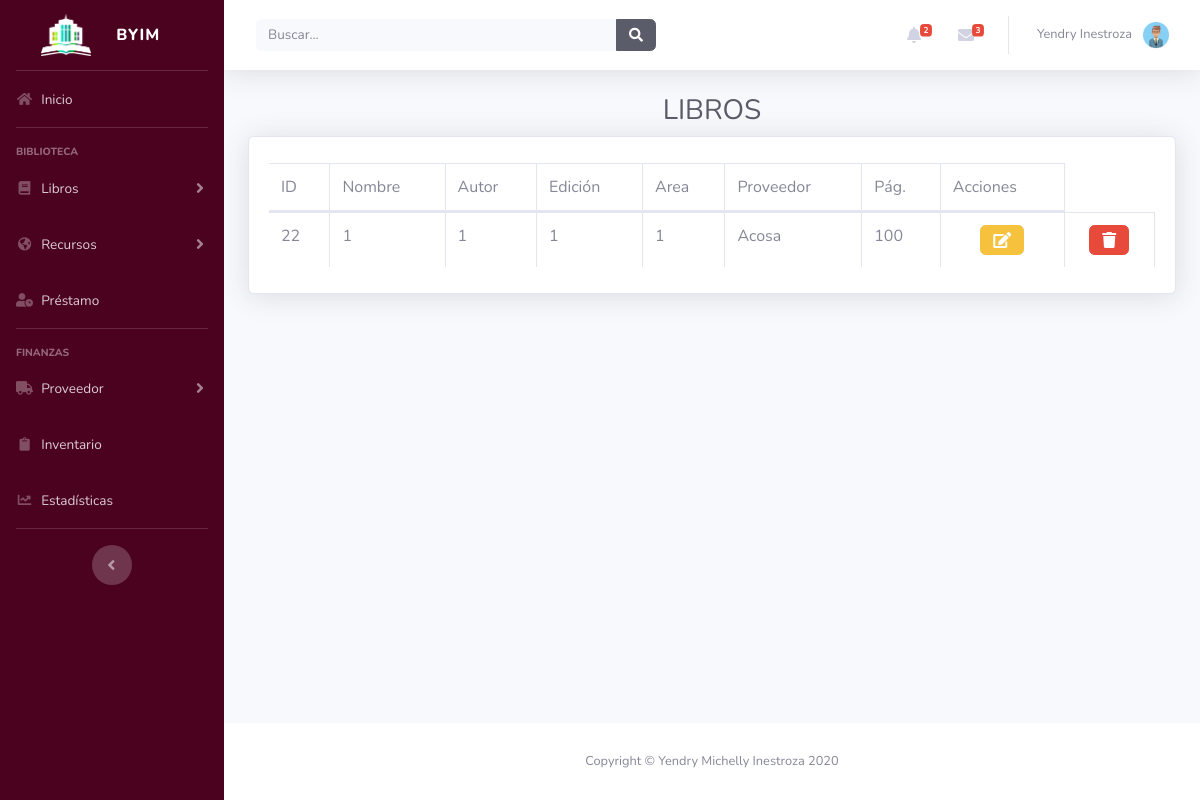
/libros/verlibros, run on an earlier commit of the app's database.
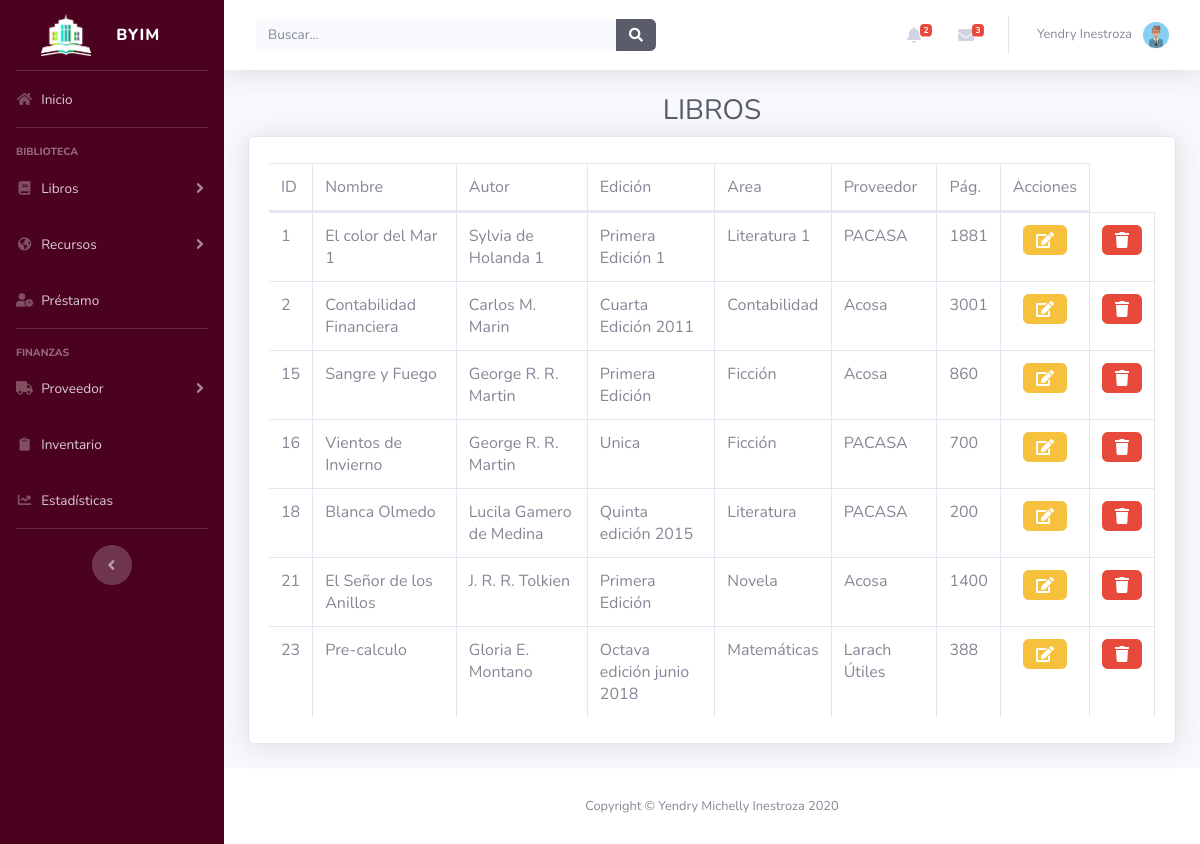
And on a later commit of the database.
### tables this page shows
CREATE TABLE `libros` (
  `idlibro` int(11) NOT NULL,
  `nom_li` varchar(50) NOT NULL,
  `autor_li` varchar(70) NOT NULL,
  `area_li` varchar(150) NOT NULL,
  `edicion_li` varchar(50) NOT NULL,
  `editor_li` varchar(50) NOT NULL,
  `proveedor_li` int(11) NOT NULL,
  `npagina_li` int(11) NOT NULL,
  `fingreso_li` varchar(50) NOT NULL,
  `cantidad_li` int(11) NOT NULL,
  `precio_li` float NOT NULL,
  `observaciones_li` varchar(120) NOT NULL
);

CREATE TABLE `proveedores` (
  `p_id` int(11) NOT NULL,
  `nom_prov` varchar(255) NOT NULL,
  `dir_prov` varchar(255) NOT NULL,
  `tel_prov` varchar(25) NOT NULL,
  `rep_prov` varchar(60) NOT NULL
);

### index.php (called while the page is built, shortened)
<?php
require_once APP_PATH . 'Controller.php';
require_once APP_PATH . 'Model.php';
$rutas = new Rutas();
$rutas->run();

### config/Controller.php (called while the page is built, shortened)
<?php
abstract class Controller
{
    protected function loadModel($modelo)
    {
        $modelo=$modelo.'Model';
        $rutaModelo=ROOT.'Models'.DS.$modelo.'.php';
        if(is_readable($rutaModelo))
        {
            $modelo=new $modelo;
            return $modelo;
        }
        else
        {
            throw new Exception('Error en el modelo');
        }
    }
}

### config/Model.php (called while the page is built, shortened)
<?php
class Model
{
    public function __construct()
    {
        $this->_db= new Database();
    }
}

### Models/librosModel.php (called while the page is built, shortened)
<?php
    class librosModel extends Model
    {
            public function getlibros(){
                $fila = $this->_db->query("SELECT l. *,p.nom_prov FROM
                libros as l INNER JOIN proveedores as p ON l.proveedor_li=p.p_id")->fetchAll();
                return $fila;
            }
    }
  ?>

### Controllers/librosController.php (the view, shortened to what this page needs)
<?php
    class librosController extends Controller
    {
        private $libros;
        function __construct (){
                $this->libros = $this->loadModel("libros");
        }
        public function generarTabla(){
            $fila = $this->libros->getlibros();
            $table ='';
            foreach($fila AS $s){
                $datosl=json_encode($s);
                $table .='
                <tr>
                    <td>'.$s['idlibro'].'</td>
                    <td>'.$s['nom_li'].'</td>
                    <td>'.$s['autor_li'].'</td>
                    <td>'.$s['edicion_li'].'</td>
                    <td>'.$s['area_li'].'</td>
                    <td>'.$s['nom_prov'].'</td>
                    <td>'.$s['npagina_li'].'</td>
                    <td class="text-center"><button type="button" class="edit btn btn-warning" data-ed=\''.$datosl.'\' data-target="#EditarModal" data-toggle="modal"><i class="fas fa-edit"></i></button></td>
                    <td class="text-center"><button type="button" class="elim btn btn-danger" data-elim="'.$s['idlibro'].'"><i class="fas fa-trash"></i></button></td>
                </tr>
                ';
            }
                return $table;
        }
        public function verlibros(){
            $this->_view->titulo = '<h1 class="h3 text-gray-800 text-center">LIBROS</h1>';
            $table = $this->generarTabla();
            $this->_view->contenido =$table;
            $this->_view->renderizar("verlibros");
        }
    }

What changed in the data, as far as the page shows it:
no longer on this page (row edited): libros: idlibro "22", nom_li "1", autor_li "1", edicion_li "1", area_li "1", proveedores.nom_prov "Acosa", npagina_li "100"
now on this page (row edited): libros: idlibro "1", nom_li "El color del Mar 1", autor_li "Sylvia de Holanda 1", edicion_li "Primera Edición 1", area_li "Literatura 1", proveedores.nom_prov "PACASA", npagina_li "1881"
now on this page (row edited): libros: idlibro "2", nom_li "Contabilidad Financiera", autor_li "Carlos M. Marin", edicion_li "Cuarta Edición 2011", area_li "Contabilidad", proveedores.nom_prov "Acosa", npagina_li "3001"
now on this page (row edited): libros: idlibro "15", nom_li "Sangre y Fuego", autor_li "George R. R. Martin", edicion_li "Primera Edición", area_li "Ficción", proveedores.nom_prov "Acosa", npagina_li "860"
now on this page (row edited): libros: idlibro "16", nom_li "Vientos de Invierno", autor_li "George R. R. Martin", edicion_li "Unica", area_li "Ficción", proveedores.nom_prov "PACASA", npagina_li "700"
now on this page (row edited): libros: idlibro "18", nom_li "Blanca Olmedo", autor_li "Lucila Gamero de Medina", edicion_li "Quinta edición 2015", area_li "Literatura", proveedores.nom_prov "PACASA", npagina_li "200"
now on this page (row edited): libros: idlibro "21", nom_li "El Señor de los Anillos", autor_li "J. R. R. Tolkien", edicion_li "Primera Edición", area_li "Novela", proveedores.nom_prov "Acosa", npagina_li "1400"
added libros: idlibro "23", nom_li "Pre-calculo", autor_li "Gloria E. Montano", edicion_li "Octava edición junio 2018", area_li "Matemáticas", proveedores.nom_prov "Larach Útiles", npagina_li "388"
